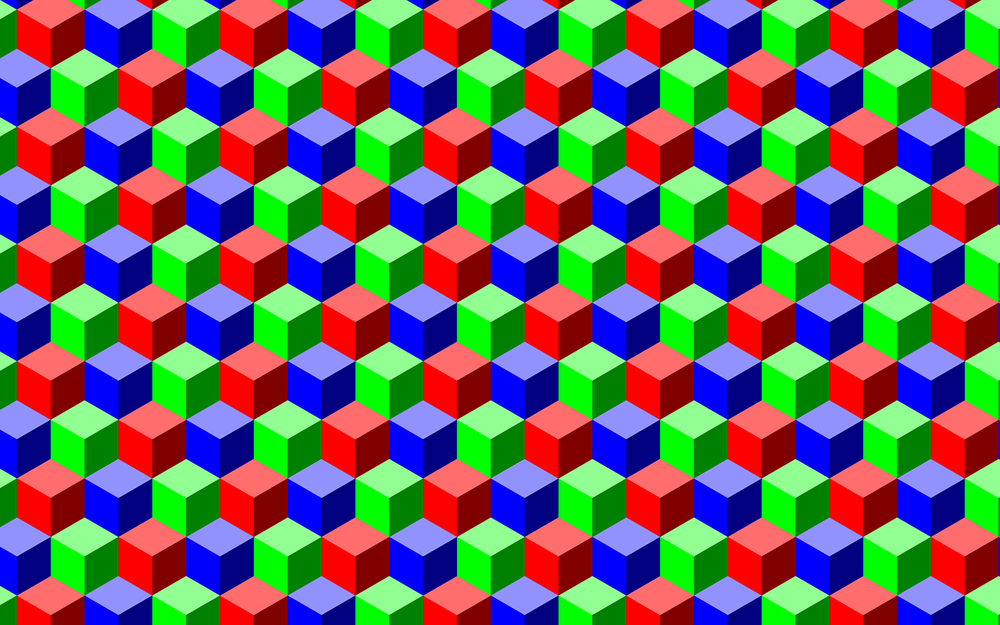
%> input picture images/rgb1.png, 1000 x 625 px, shrunk from 1280 x 800 before the run
$ octave RGB_channels.m   (GNU Octave 9; MATLAB toolbox functions it lacks are replaced by stand-ins)
%> lines starting %> are read from the running program, lines starting %| are printed output that depends on the picture
%Seperating RGB channels from an image
close all;
%read image file
img= imread("images/rgb1.png");
%> img is the input picture: size 625x1000x3 uint8; mean R, G, B 105, 99.6, 99.4

%split rgb components using
%R= img(:,:,1); red channel
%G= img(:,:,2); green channel
%B= img(:,:,3); blue channel
%or
[R,G,B]=imsplit(img);
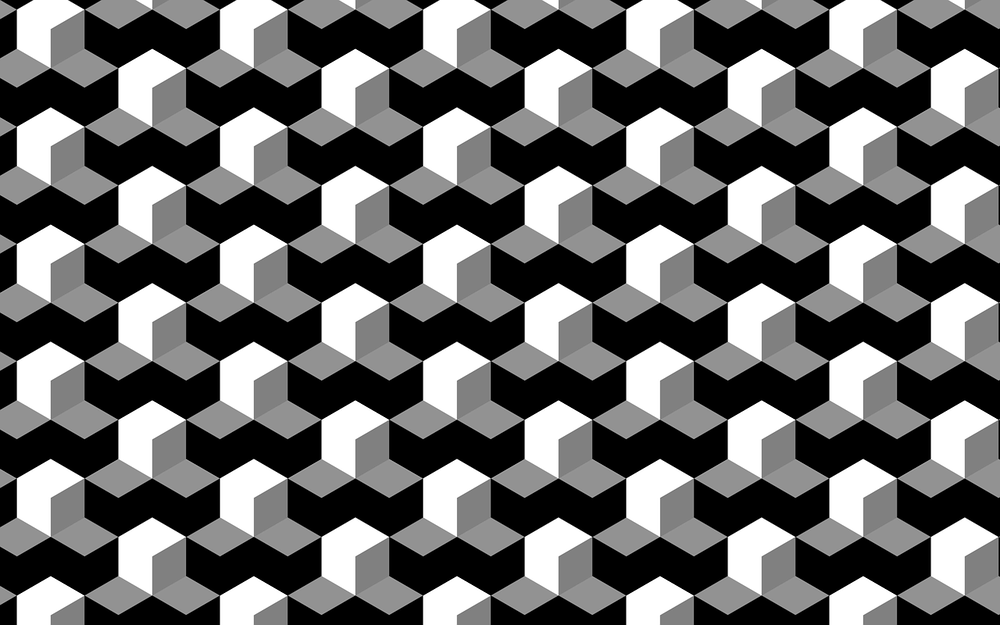
%> R: size 625x1000 uint8; min 0, max 255, mean 105
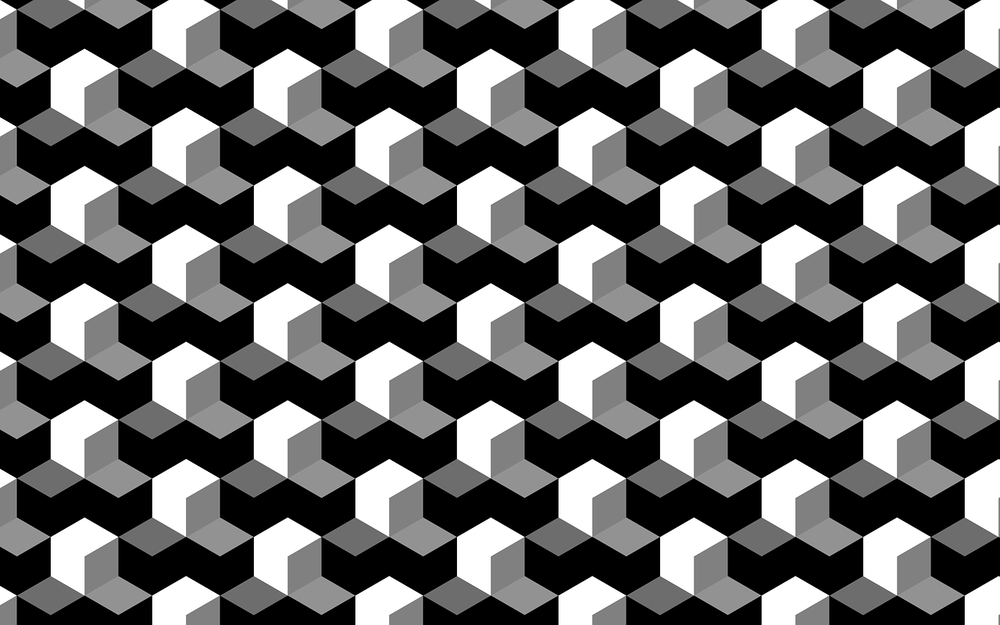
%> G: size 625x1000 uint8; min 0, max 255, mean 99.6
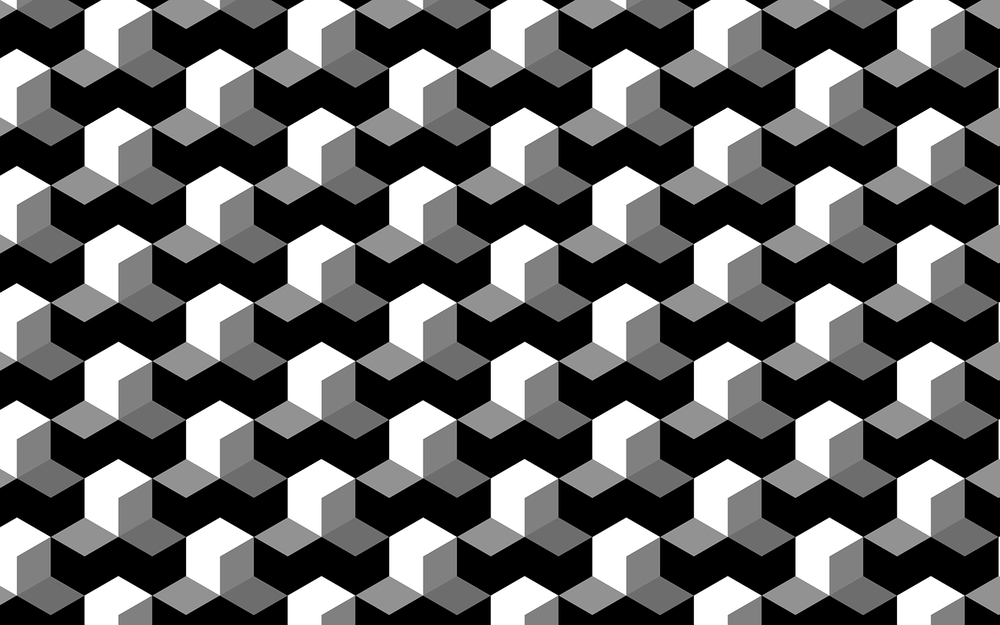
%> B: size 625x1000 uint8; min 0, max 255, mean 99.4

%plotting R,G,B channels alone shows only intensity for each spectrum as a
%grayscale image, compose channel with reduntant black channel

Black= zeros(size(img,1),size(img,2));

% Create color versions of the individual color channels.
Rimg=cat(3,R,Black,Black);
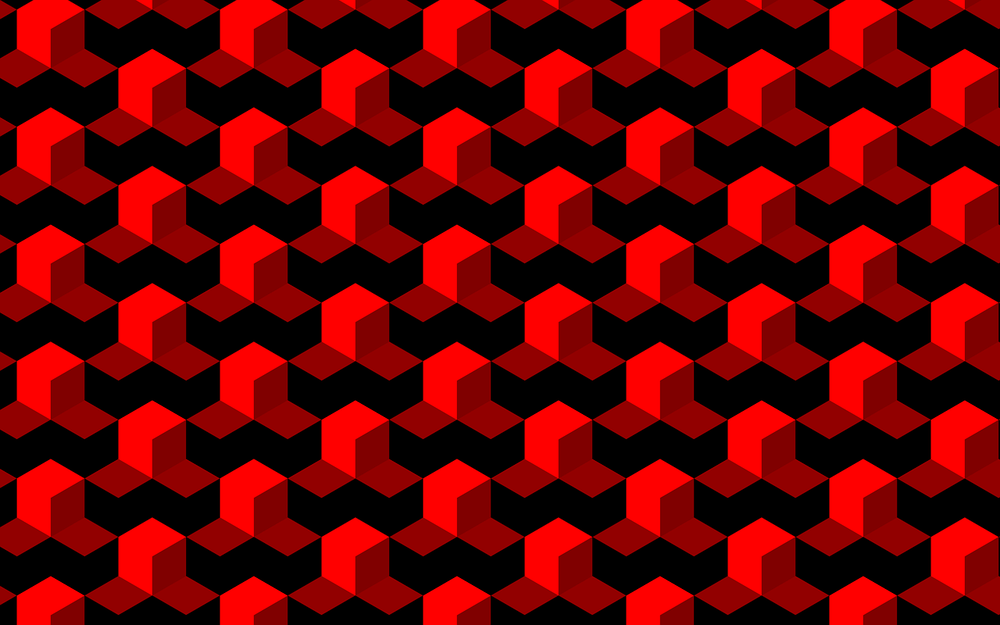
%> Rimg: size 625x1000x3 uint8; mean R, G, B 105, 0, 0
Gimg=cat(3,Black,G,Black);
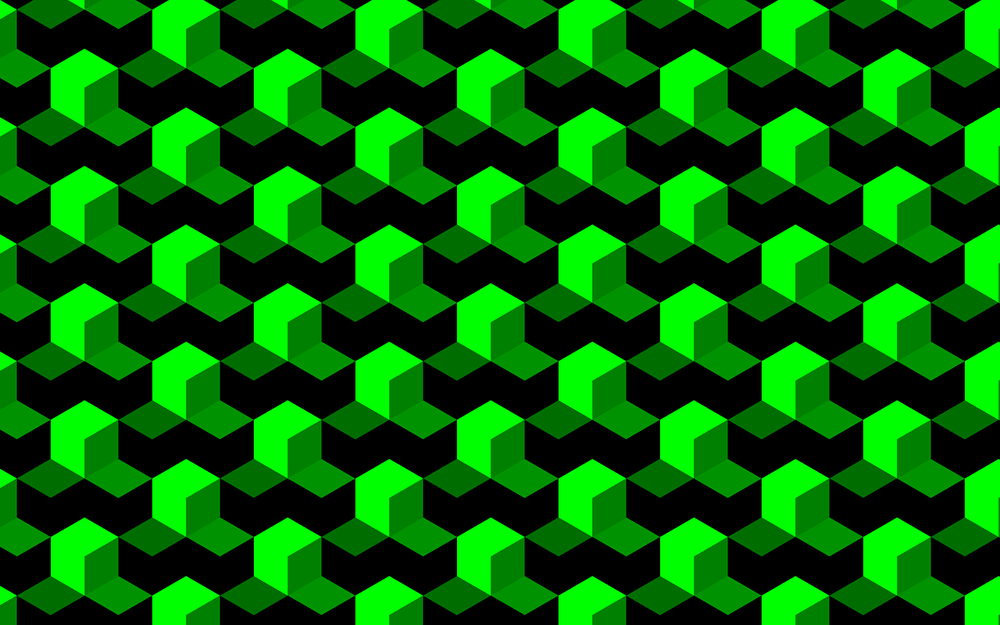
%> Gimg: size 625x1000x3 uint8; mean R, G, B 0, 99.6, 0
Bimg=cat(3,Black,Black,B);
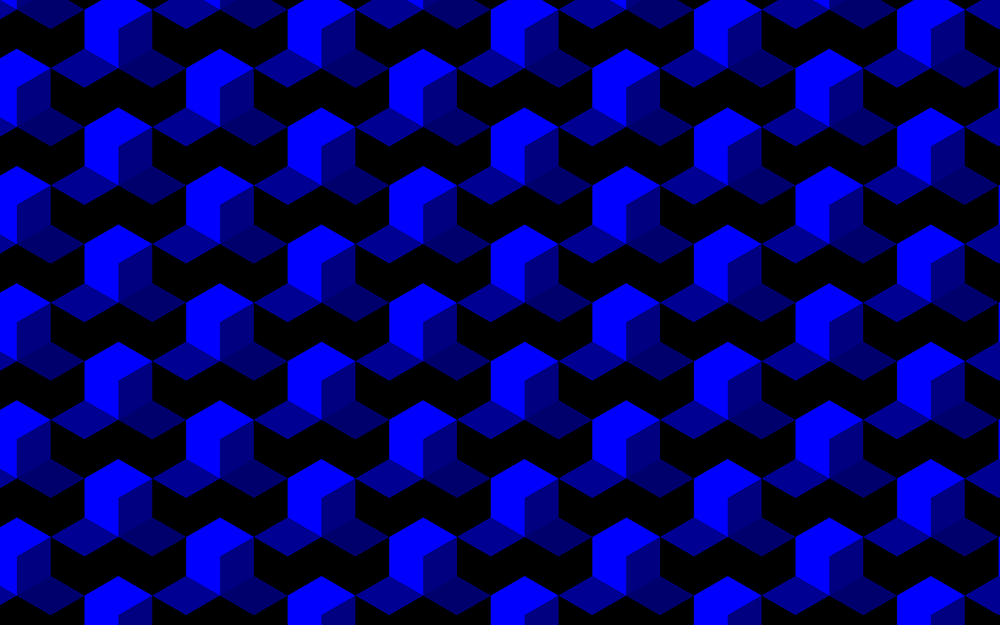
%> Bimg: size 625x1000x3 uint8; mean R, G, B 0, 0, 99.4

%display original image at centre and 3 rgb color images below it
fontSize=20;
subplot(2,3,2);
imshow(img);
title('RGB channels seperated','FontSize',fontSize);

subplot(2,3,4);
imshow(Rimg);
title('Red Channel in Red', 'FontSize', fontSize)

subplot(2,3,5);
imshow(Gimg);
title('Green Channel in Green', 'FontSize', fontSize)

subplot(2,3,6);
imshow(Bimg);
title('Blue Channel in Blue', 'FontSize', fontSize)

$ run again, with images/flower1.jpg saved as images/rgb1.png
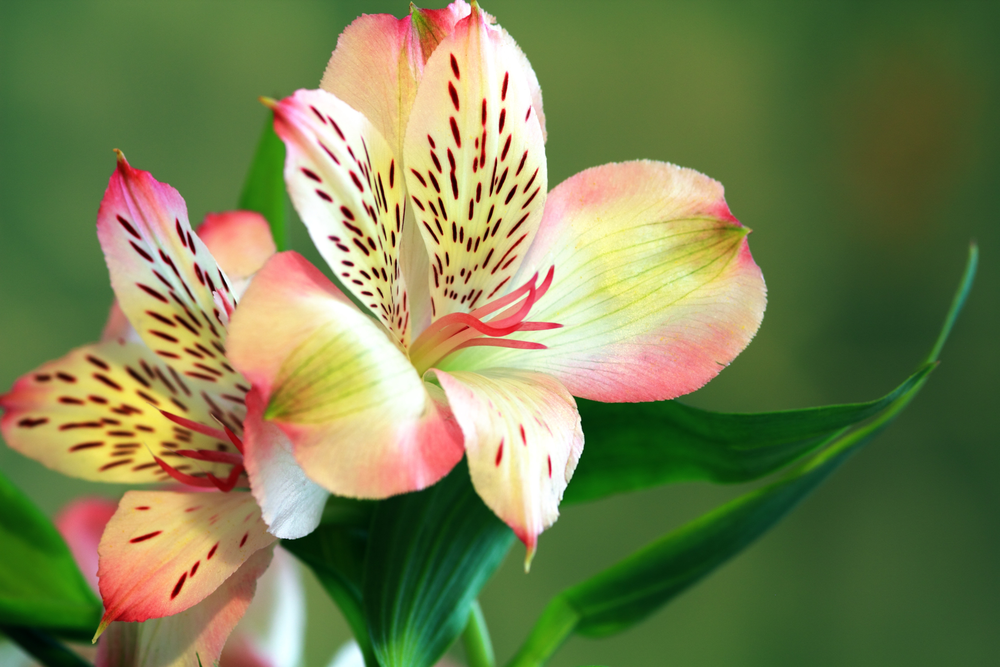
%> input picture images/flower1.jpg, 1000 x 667 px, shrunk from 5184 x 3456 before the run
%> img is the input picture: size 667x1000x3 uint8; mean R, G, B 121.5, 129.2, 81
%> `Gimg=cat(3,Black,G,Black);`:
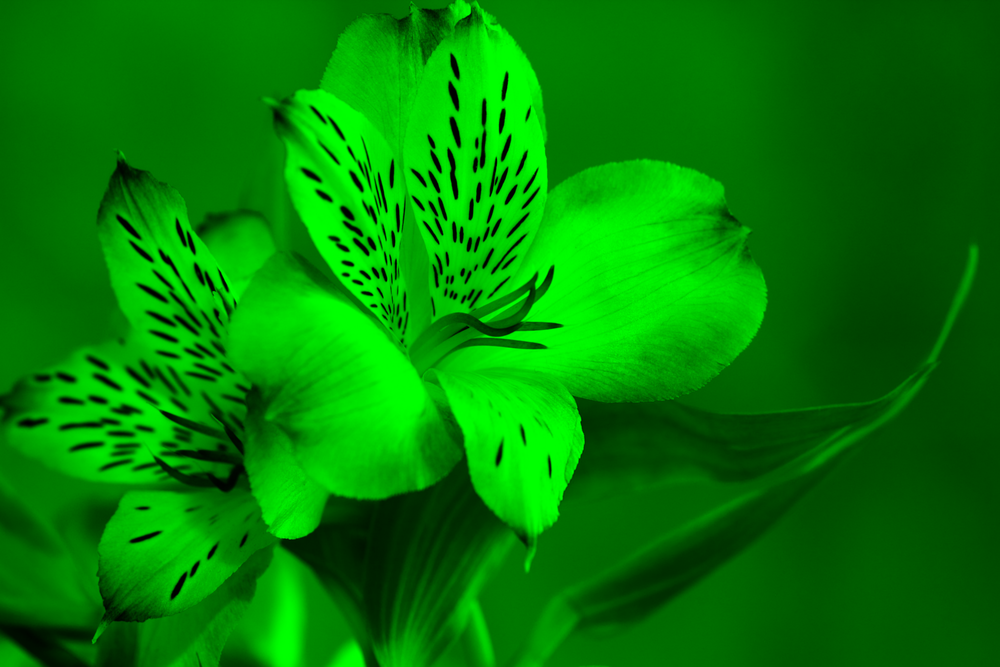
%> Gimg: size 667x1000x3 uint8; mean R, G, B 0, 129.2, 0
%> `Bimg=cat(3,Black,Black,B);`:
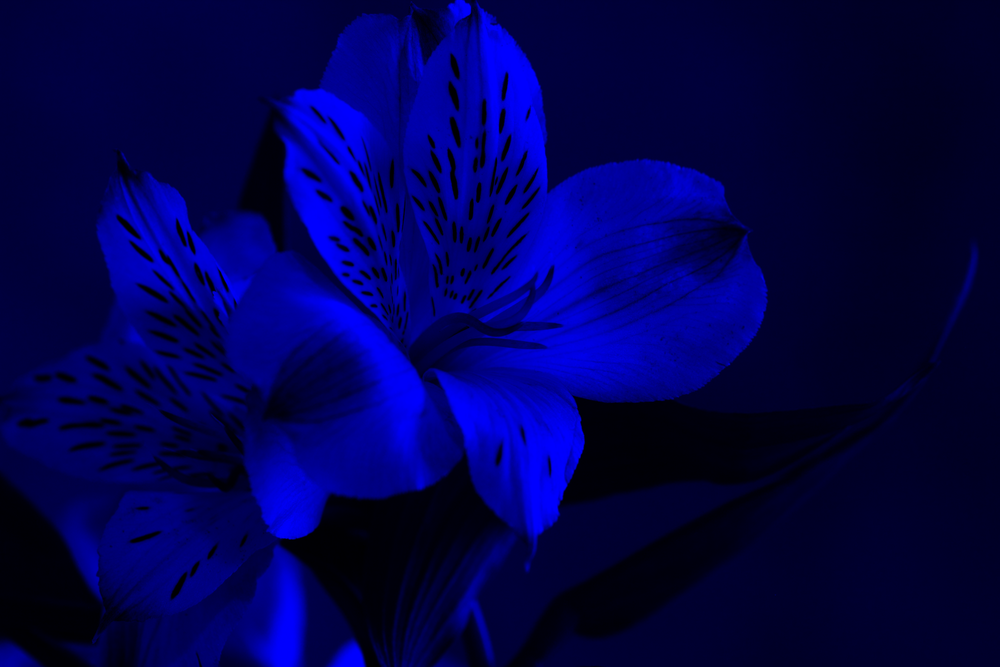
%> Bimg: size 667x1000x3 uint8; mean R, G, B 0, 0, 81
